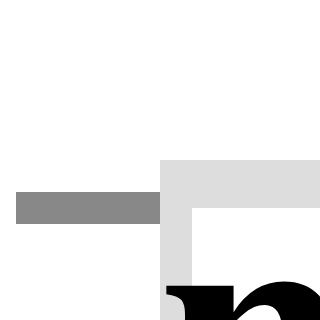

Write notebook code for a chart like this one.
### Markdown cell above
TODO data is fine, posterior is not

### Code cell
bw.plot_posteriors_no_slope(x='stim:O',color='neuron:N',independent_axes=False,add_data=True)#.display()
bw.facet(column='mouse')
